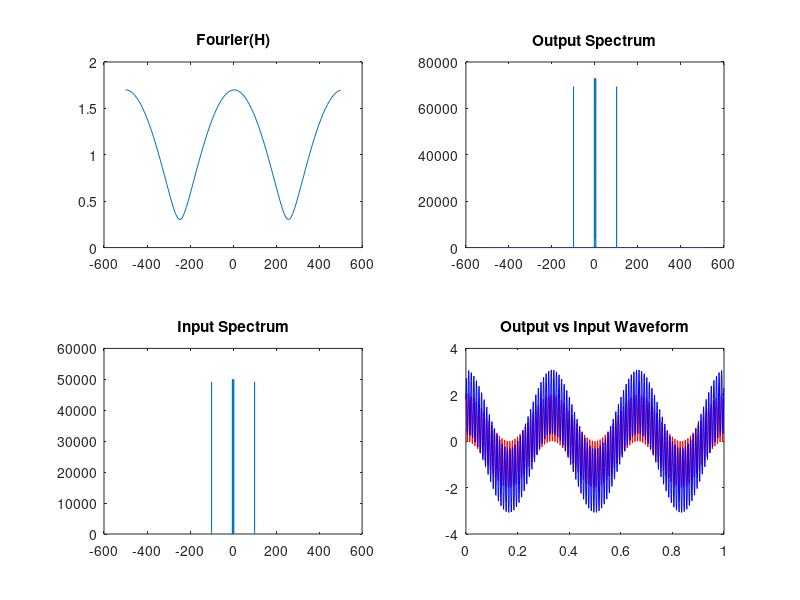

MATLAB code to generate this figure:
close all;
clear all;

Fs = 1000;
F0 = 3;
F1 = 100;
tmax = 100;

t = linspace(0,tmax,tmax*Fs);
fc = cos((2*pi)*F0*t) + cos((2*pi)*F1*t);

h = zeros(100,1);
h(1) = 1;
% h(2) = 1;
h(3) = 0.7;
% h(4) = 0.6;
H = fftshift(fft(h));

y = conv(fc,h);
Yout = fftshift(fft(y)); %/size(y,2);
Yout = Yout(1:size(fc,2));
Xout = fftshift(fft(fc)); %/size(fc,2);

subplot(2,2,1);
plot(linspace(-Fs/2,Fs/2,size(H,1)),abs(H));
title('Fourier(H)');

subplot(2,2,2);
plot(linspace(-Fs/2,Fs/2,size(fc,2)),abs(Yout));
title('Output Spectrum');

subplot(2,2,3)
plot(linspace(-Fs/2,Fs/2,size(fc,2)),abs(Xout));
title('Input Spectrum');

subplot(2,2,4);
tplot = t(1:1000);
plot(tplot,fc(1:size(tplot,2)),'r',tplot,y(1:size(tplot,2)),'b');
title('Output vs Input Waveform');
